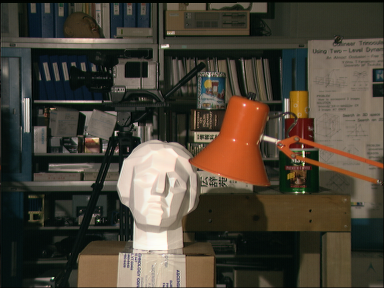
#> input picture dataset_tsukuba/scene1.row3.col3.ppm, 384 x 288 px
$ python test_stereo_disparity2.py   (older library calls are emulated)
#> lines starting #> are read from the running program, lines starting #| are printed output that depends on the picture
### MVR/stereo.py
import numpy
from scipy.ndimage import filters


def plane_sweep_ncc(im_l, im_r, start, steps, wid):
    '''Find disparity image using normalized cross-correlation.'''

    m, n = im_l.shape  # Must match im_r.shape.

    mean_l = numpy.zeros(im_l.shape)
    mean_r = numpy.zeros(im_l.shape)
    s = numpy.zeros(im_l.shape)
    s_l = numpy.zeros(im_l.shape)
    s_r = numpy.zeros(im_l.shape)

    dmaps = numpy.zeros((m, n, steps))

    filters.uniform_filter(im_l, wid, mean_l)
    filters.uniform_filter(im_r, wid, mean_r)

    norm_l = im_l - mean_l
    norm_r = im_r - mean_r

    for disp in range(steps):
        filters.uniform_filter(numpy.roll(norm_l, -disp - start) * norm_r, wid, s)
        filters.uniform_filter(numpy.roll(norm_l, -disp - start) *
                               numpy.roll(norm_l, -disp - start), wid, s_l)
        filters.uniform_filter(norm_r * norm_r, wid, s_r)

        dmaps[:, :, disp] = s / numpy.sqrt(s_l * s_r)

    return numpy.argmax(dmaps, axis=2)


# [65 lines left out: functions plane_sweep_ssd, plane_sweep_gauss, plane_sweep_gauss_ssd, not called in this run]

### test_stereo_disparity2.py

from MVR import stereo

from PIL import Image
import numpy
# import rof
from PCV.tools import rof

im_l = numpy.array(Image.open('dataset_tsukuba/scene1.row3.col3.ppm').convert('L'), 'f')
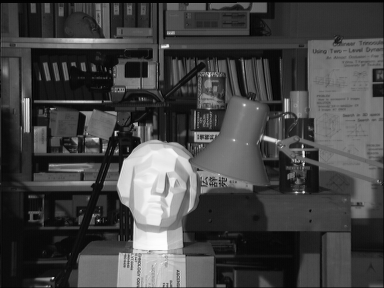
#> im_l: shape (288, 384) float32; min 0, max 253, mean 68.3
im_r = numpy.array(Image.open('dataset_tsukuba/scene1.row3.col4.ppm').convert('L'), 'f')
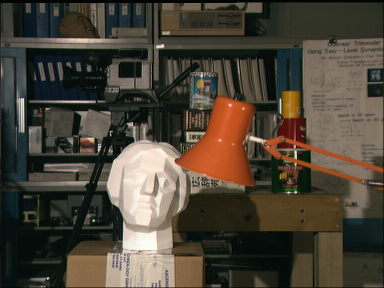
#> input picture dataset_tsukuba/scene1.row3.col4.ppm, 384 x 288 px
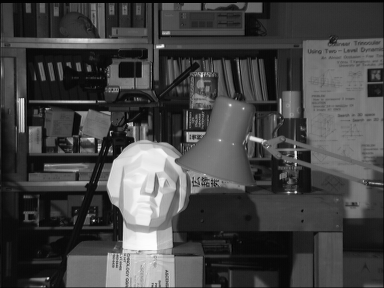
#> im_r: shape (288, 384) float32; min 0, max 254, mean 68.7

steps = 12
start = 4
wid = 9

res = stereo.plane_sweep_ncc(im_l, im_r, start, steps, wid)
#> in plane_sweep_ncc, `norm_l = im_l - mean_l`:
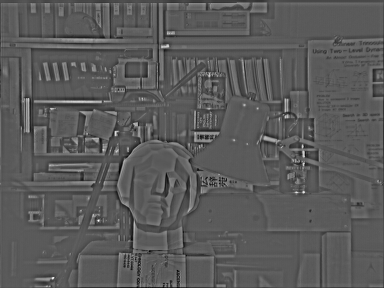
#> norm_l: shape (288, 384) float64; min -103.1, max 187.5, mean 0; drawn with min black and max white
#> in plane_sweep_ncc, `norm_r = im_r - mean_r`:
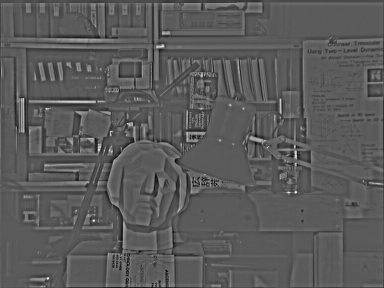
#> norm_r: shape (288, 384) float64; min -102, max 184.1, mean 0; drawn with min black and max white
#> in plane_sweep_ncc, `return numpy.argmax(dmaps, axis=2)`:
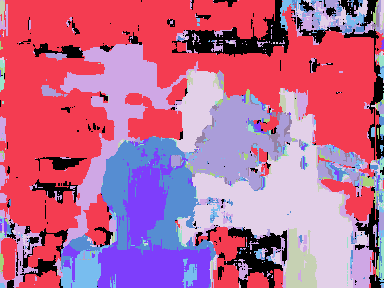
#> returned value: shape (288, 384) int64; 12 distinct labels, from 0 to 11; one colour per label, 0 black

#> (the run stopped early here; a loop or call above may not have finished)
